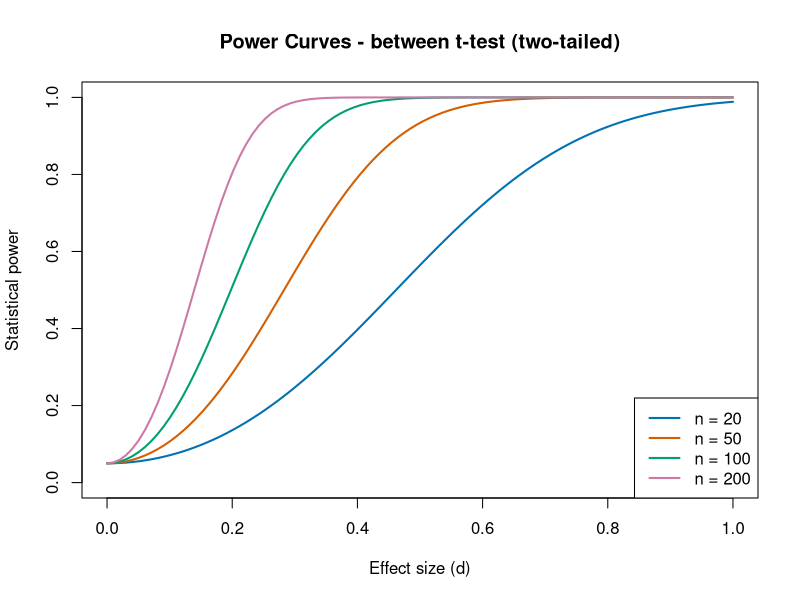

R code for this plot:
## ---- chunk 1
#| fig.width: 5
#| fig.height: 4
#| out-width: "70%"
#| fig.align: "center"
# Parameters
alpha <- 0.05
delta <- seq(0, 1, length.out = 100)   # effect size (Cohen's d)

# Different sample size levels
n_levels <- c(20, 50, 100, 200)
# Modern palette (colorblind-friendly, Okabe–Ito style)
colors <- c("#0072B2",  # blue
            "#D55E00",  # orange
            "#009E73",  # green
            "#CC79A7")  # purple/pink
# Empty plot
plot(NULL, xlim = range(delta), ylim = c(0, 1),
     xlab = "Effect size (d)",
     ylab = "Statistical power",
     main = "Power Curves - between t-test (two-tailed)")

# Loop over different n
for (i in 1:length(n_levels)) {
  n <- n_levels[i]
  df <- n - 1

  # critical t value (two-tailed)
  t_crit <- qt(1 - alpha/2, df)

  # non-centrality parameter
  ncp <- delta * sqrt(n)

  # power: P(|T| > t_crit)
  power <- 1 - (pt(t_crit, df, ncp) - pt(-t_crit, df, ncp))

  # Draw curve
  lines(delta, power, col = colors[i], lwd = 2)
}

# Legend
legend("bottomright",
       legend = paste("n =", n_levels),
       col = colors,
       lwd = 2)
